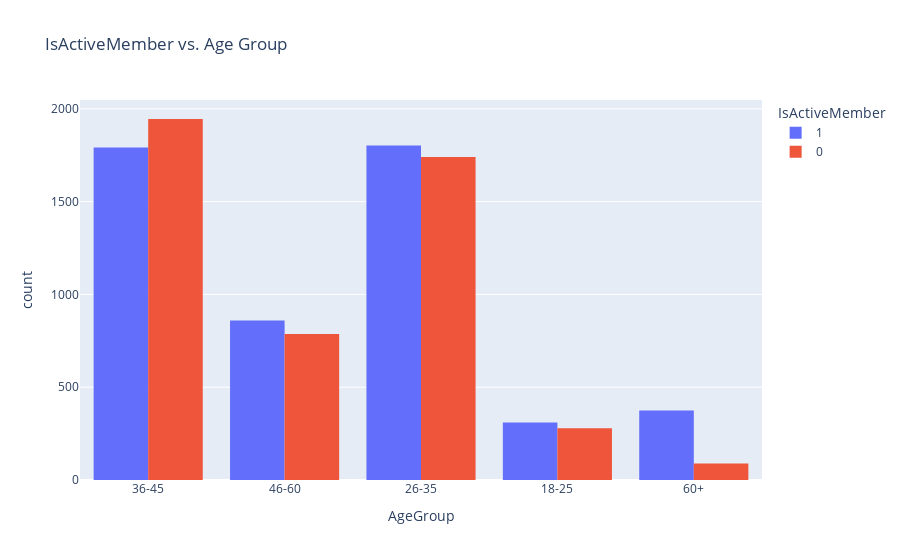

Notebook code for this chart:
### Markdown cell above
5. People who are not active members churned more (13%) compared to the one who were active.

### Code cell
fig = px.histogram(
    new_df, 
    x="AgeGroup", 
    color="IsActiveMember", 
    barmode="group",
    title="IsActiveMember vs. Age Group"
)
fig.show()

### Figure 1 — Plotly figure (JSON) as saved in the notebook; plotly's stock layout.template omitted (floating-point values rounded to 4 significant figures; data arrays with more than 128 entries replaced by an {"elided": "..."} marker saying what was removed)
{"data": [{"alignmentgroup": "True", "bingroup": "x", "hovertemplate": "IsActiveMember=1<br>AgeGroup=%{x}<br>count=%{y}<extra></extra>", "legendgroup": "1", "marker": {"color": "#636efa", "pattern": {"shape": ""}}, "name": "1", "offsetgroup": "1", "orientation": "v", "showlegend": true, "type": "histogram", "x": {"elided": "5151 str values"}, "xaxis": "x", "yaxis": "y"}, {"alignmentgroup": "True", "bingroup": "x", "hovertemplate": "IsActiveMember=0<br>AgeGroup=%{x}<br>count=%{y}<extra></extra>", "legendgroup": "0", "marker": {"color": "#EF553B", "pattern": {"shape": ""}}, "name": "0", "offsetgroup": "0", "orientation": "v", "showlegend": true, "type": "histogram", "x": {"elided": "4849 str values"}, "xaxis": "x", "yaxis": "y"}], "layout": {"autosize": true, "barmode": "group", "legend": {"title": {"text": "IsActiveMember"}, "tracegroupgap": 0}, "title": {"text": "IsActiveMember vs. Age Group"}, "xaxis": {"anchor": "y", "autorange": true, "domain": [0, 1], "range": [-0.5, 4.5], "title": {"text": "AgeGroup"}, "type": "category"}, "yaxis": {"anchor": "x", "autorange": true, "domain": [0, 1], "range": [0, 2047.0], "title": {"text": "count"}}}}
